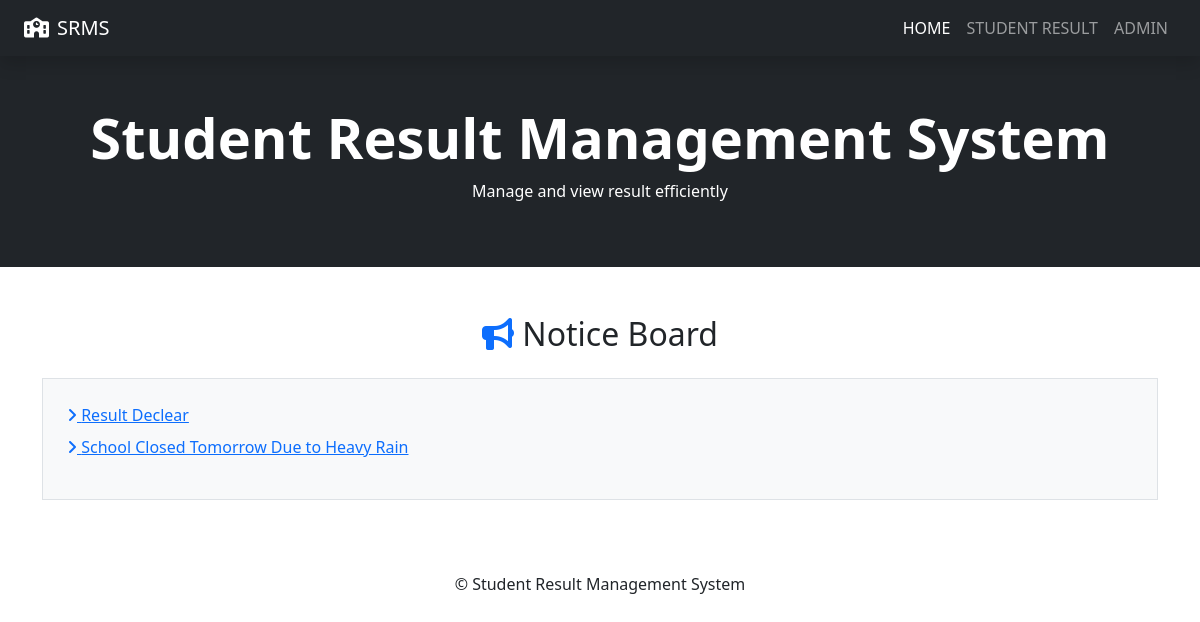
The page / on the database its author committed.
### resultapp/models.py (models this page shows, shortened)
class Notice(models.Model):
    title=models.CharField(max_length=100)
    detail=models.TextField()
    posting_date=models.DateTimeField(auto_now_add=True)
    updation_date=models.DateTimeField(auto_now=True)

### resultapp/views.py (the view)
# urls.py: path('', index, name="home"),
def index(request):
    notices = Notice.objects.all().order_by('-id')
    return render(request, "index.html",locals())

### resultapp/templates/index.html
{% extends "base.html" %} {% block content %}
<header class="py-5 bg-dark text-white">
  <div class="container text-center">
    <h1 class="display-4 fw-bold">Student Result Management System</h1>
    <p>Manage and view result efficiently</p>
  </div>
</header>
<section class="py-5">
  <div class="container">
    <h2 class="text-center mb-4">
      <i class="fas fa-bullhorn text-primary"></i> Notice Board
    </h2>
    <div class="border p-4 rounde bg-light">
      <marquee
        direction="up"
        scrollamount="2"
        onmouseover="this.stop()"
        onmouseout="this.start()"
      >
        <ul class="list-unstyled">
        {% for notice in notices %}
          <li class="mb-2">
            <a href="{% url "notice_detail" notice.id %}" target="_blank">
              <i class="fas fa-angle-right text-primary"></i> {{notice.title}}
            </a>
          </li>
        {% endfor %}
        </ul>
      </marquee>
    </div>
  </div>
</section>
{% endblock content %}

### rows shown on the page
Notice: title "Result Declear"
Notice: title "School Closed Tomorrow Due to Heavy Rain"
